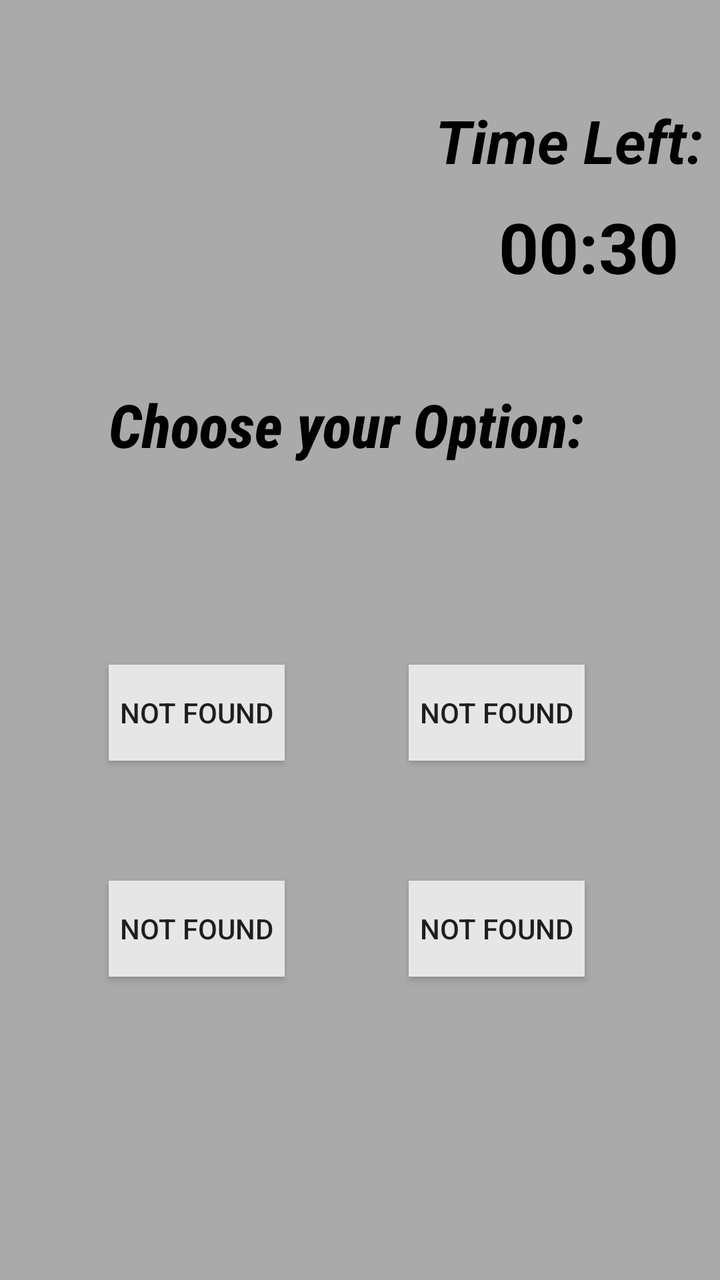
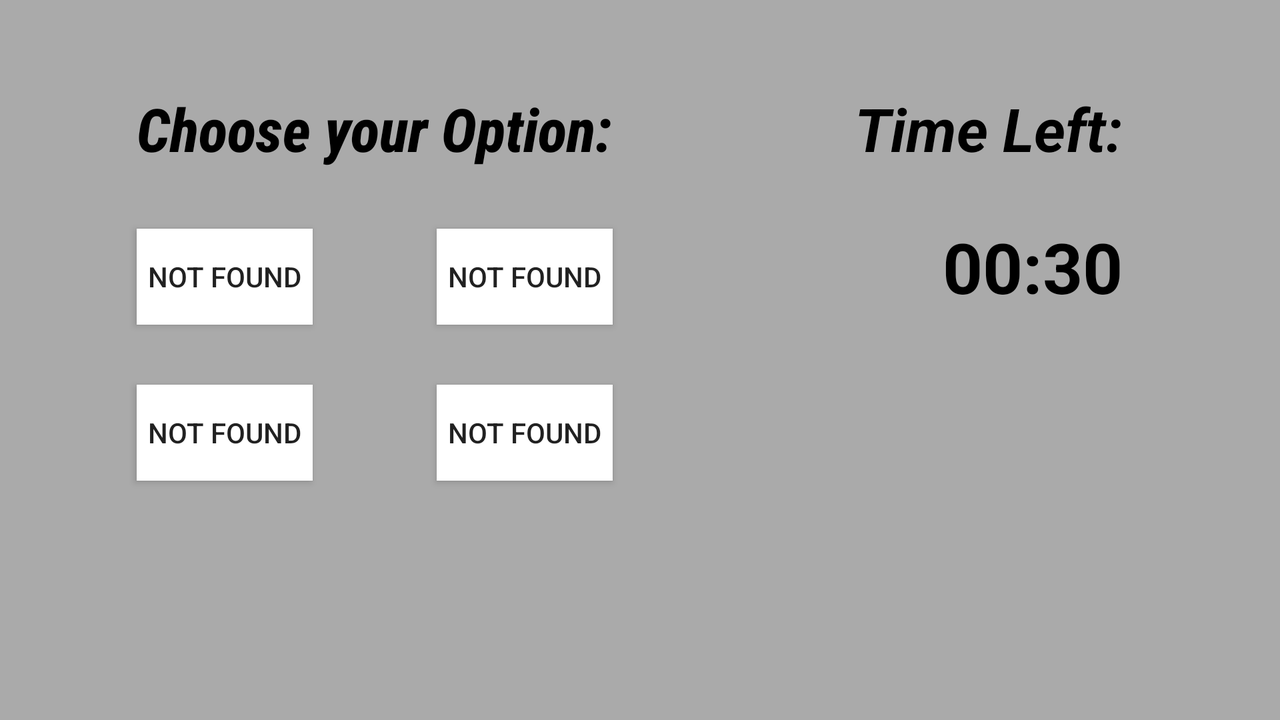

Two renders of one Android screen. The first uses the default layout on a phone; the second uses the alternative layout the repository ships for a different screen configuration, on a matching device. The two XML files are below.
<!-- AndroidManifest.xml: application theme AppTheme -->
<!-- res/layout/activity_factors.xml -->
<?xml version="1.0" encoding="utf-8"?>
<androidx.constraintlayout.widget.ConstraintLayout xmlns:android="http://schemas.android.com/apk/res/android"
    xmlns:app="http://schemas.android.com/apk/res-auto"
    xmlns:tools="http://schemas.android.com/tools"
    android:id="@+id/factors_id"
    android:layout_width="match_parent"
    android:layout_height="match_parent"
    android:background="@android:color/darker_gray"
    tools:context=".Factors">


    <TextView
        android:id="@+id/tv"
        android:layout_width="wrap_content"
        android:layout_height="wrap_content"
        android:layout_marginTop="192dp"
        android:fontFamily="sans-serif-condensed-medium"
        android:text="@string/choose_your_option"
        android:textColor="@android:color/black"
        android:textSize="30sp"
        android:textStyle="bold|italic"
        app:layout_constraintEnd_toEndOf="parent"
        app:layout_constraintHorizontal_bias="0.445"
        app:layout_constraintStart_toStartOf="parent"
        app:layout_constraintTop_toTopOf="parent" />

    <Button
        android:id="@+id/choice1"
        android:layout_width="wrap_content"
        android:layout_height="wrap_content"
        android:layout_marginTop="100dp"
        android:background="#e6e6e6"
        android:freezesText="true"
        android:text="@string/not_found_1"
        app:layout_constraintStart_toStartOf="@+id/tv"
        app:layout_constraintTop_toBottomOf="@+id/tv" />

    <Button
        android:id="@+id/choice2"
        android:layout_width="wrap_content"
        android:layout_height="wrap_content"
        android:layout_marginTop="100dp"
        android:background="#e6e6e6"
        android:freezesText="true"
        android:text="@string/not_found_2"
        app:layout_constraintEnd_toEndOf="@+id/tv"
        app:layout_constraintTop_toBottomOf="@+id/tv" />

    <Button
        android:id="@+id/choice3"
        android:layout_width="wrap_content"
        android:layout_height="wrap_content"
        android:layout_marginTop="60dp"
        android:background="#e6e6e6"
        android:freezesText="true"
        android:text="@string/not_found_3"
        app:layout_constraintStart_toStartOf="@+id/choice1"
        app:layout_constraintTop_toBottomOf="@+id/choice1" />

    <Button
        android:id="@+id/choice4"
        android:layout_width="wrap_content"
        android:layout_height="wrap_content"
        android:layout_marginTop="60dp"
        android:background="#e6e6e6"
        android:freezesText="true"
        android:text="@string/not_found_4"
        app:layout_constraintEnd_toEndOf="@+id/choice2"
        app:layout_constraintTop_toBottomOf="@+id/choice2" />

    <TextView
        android:id="@+id/countdown"
        android:layout_width="wrap_content"
        android:layout_height="wrap_content"
        android:layout_marginStart="200dp"
        android:layout_marginLeft="200dp"
        android:layout_marginTop="100dp"
        android:freezesText="true"
        android:text="@string/_00_30"
        android:textColor="@color/design_default_color_on_secondary"
        android:textSize="35sp"
        android:textStyle="bold"
        app:layout_constraintEnd_toEndOf="parent"
        app:layout_constraintHorizontal_bias="0.703"
        app:layout_constraintStart_toStartOf="parent"
        app:layout_constraintTop_toTopOf="parent" />

    <TextView
        android:id="@+id/textView3"
        android:layout_width="wrap_content"
        android:layout_height="wrap_content"
        android:layout_marginTop="50dp"
        android:layout_marginEnd="40dp"
        android:layout_marginRight="40dp"
        android:text="@string/time_left"
        android:textColor="@color/design_default_color_on_secondary"
        android:textSize="30sp"
        android:textStyle="bold|italic"
        app:layout_constraintEnd_toEndOf="parent"
        app:layout_constraintStart_toStartOf="@+id/countdown"
        app:layout_constraintTop_toTopOf="parent" />

</androidx.constraintlayout.widget.ConstraintLayout>
<!-- resources referenced by this layout -->
<resources>
  <string name="_00_30">00:30</string>
  <string name="choose_your_option">Choose your Option:</string>
  <string name="not_found_1">Not Found</string>
  <string name="not_found_2">Not Found</string>
  <string name="not_found_3">Not Found</string>
  <string name="not_found_4">Not Found</string>
  <string name="time_left">Time Left:</string>
  <style name="AppTheme" parent="Theme.AppCompat.Light.DarkActionBar">
          
          <item name="colorPrimary">@color/colorPrimary</item>
          <item name="colorPrimaryDark">@color/colorPrimaryDark</item>
          <item name="colorAccent">@color/colorAccent</item>
          <item name="android:windowAnimationStyle">@style/CustomActivityAnimation</item>
      </style>
  <style name="CustomActivityAnimation" parent="@android:style/Animation.Activity">
      <item name="android:activityOpenEnterAnimation">@anim/slide_in_right</item>
      <item name="android:activityOpenExitAnimation">@anim/slide_out_left</item>
      <item name="android:activityCloseEnterAnimation">@anim/slide_in_left</item>
      <item name="android:activityCloseExitAnimation">@anim/slide_out_right</item>
   </style>
</resources>
<!-- res/layout-land/activity_factors.xml (the repository's variant of the layout above) -->
<!-- drawn on the phone turned sideways -->
<?xml version="1.0" encoding="utf-8"?>
<androidx.constraintlayout.widget.ConstraintLayout xmlns:android="http://schemas.android.com/apk/res/android"
    xmlns:app="http://schemas.android.com/apk/res-auto"
    xmlns:tools="http://schemas.android.com/tools"
    android:layout_width="match_parent"
    android:layout_height="match_parent"
    android:background="@android:color/darker_gray"
    tools:context=".Factors">


    <TextView
        android:id="@+id/tv"
        android:layout_width="wrap_content"
        android:layout_height="wrap_content"
        android:layout_marginTop="44dp"
        android:fontFamily="sans-serif-condensed-medium"
        android:text="@string/choose_your_option"
        android:textColor="@android:color/black"
        android:textSize="30sp"
        android:textStyle="bold|italic"
        app:layout_constraintEnd_toEndOf="parent"
        app:layout_constraintHorizontal_bias="0.17"
        app:layout_constraintStart_toStartOf="parent"
        app:layout_constraintTop_toTopOf="parent" />

    <Button
        android:id="@+id/choice1"
        android:layout_width="wrap_content"
        android:layout_height="wrap_content"
        android:layout_marginTop="30dp"
        android:background="@color/design_default_color_background"
        android:freezesText="true"
        android:text="@string/not_found_1"
        app:layout_constraintStart_toStartOf="@+id/tv"
        app:layout_constraintTop_toBottomOf="@+id/tv" />

    <Button
        android:id="@+id/choice2"
        android:layout_width="wrap_content"
        android:layout_height="wrap_content"
        android:layout_marginTop="30dp"
        android:background="@color/design_default_color_background"
        android:freezesText="true"
        android:text="@string/not_found_2"
        app:layout_constraintEnd_toEndOf="@+id/tv"
        app:layout_constraintTop_toBottomOf="@+id/tv" />

    <Button
        android:id="@+id/choice3"
        android:layout_width="wrap_content"
        android:layout_height="wrap_content"
        android:layout_marginTop="30dp"
        android:background="@color/design_default_color_on_primary"
        android:freezesText="true"
        android:text="@string/not_found_3"
        app:layout_constraintStart_toStartOf="@+id/choice1"
        app:layout_constraintTop_toBottomOf="@+id/choice1" />

    <Button
        android:id="@+id/choice4"
        android:layout_width="wrap_content"
        android:layout_height="wrap_content"
        android:layout_marginTop="30dp"
        android:background="@color/design_default_color_background"
        android:freezesText="true"
        android:text="@string/not_found_4"
        app:layout_constraintEnd_toEndOf="@+id/choice2"
        app:layout_constraintTop_toBottomOf="@+id/choice2" />

    <TextView
        android:id="@+id/countdown"
        android:layout_width="wrap_content"
        android:layout_height="wrap_content"
        android:layout_marginStart="200dp"
        android:layout_marginLeft="200dp"
        android:layout_marginTop="110dp"
        android:freezesText="true"
        android:text="@string/_00_30"
        android:textColor="@color/design_default_color_on_secondary"
        android:textSize="35sp"
        android:textStyle="bold"
        app:layout_constraintEnd_toEndOf="parent"
        app:layout_constraintHorizontal_bias="0.775"
        app:layout_constraintStart_toStartOf="parent"
        app:layout_constraintTop_toTopOf="parent" />

    <TextView
        android:id="@+id/textView2"
        android:layout_width="wrap_content"
        android:layout_height="wrap_content"
        android:layout_marginTop="44dp"
        android:text="@string/time_left"
        android:textColor="@color/design_default_color_on_secondary"
        android:textSize="30sp"
        android:textStyle="bold|italic"
        app:layout_constraintEnd_toEndOf="@+id/countdown"
        app:layout_constraintTop_toTopOf="parent" />

</androidx.constraintlayout.widget.ConstraintLayout>
